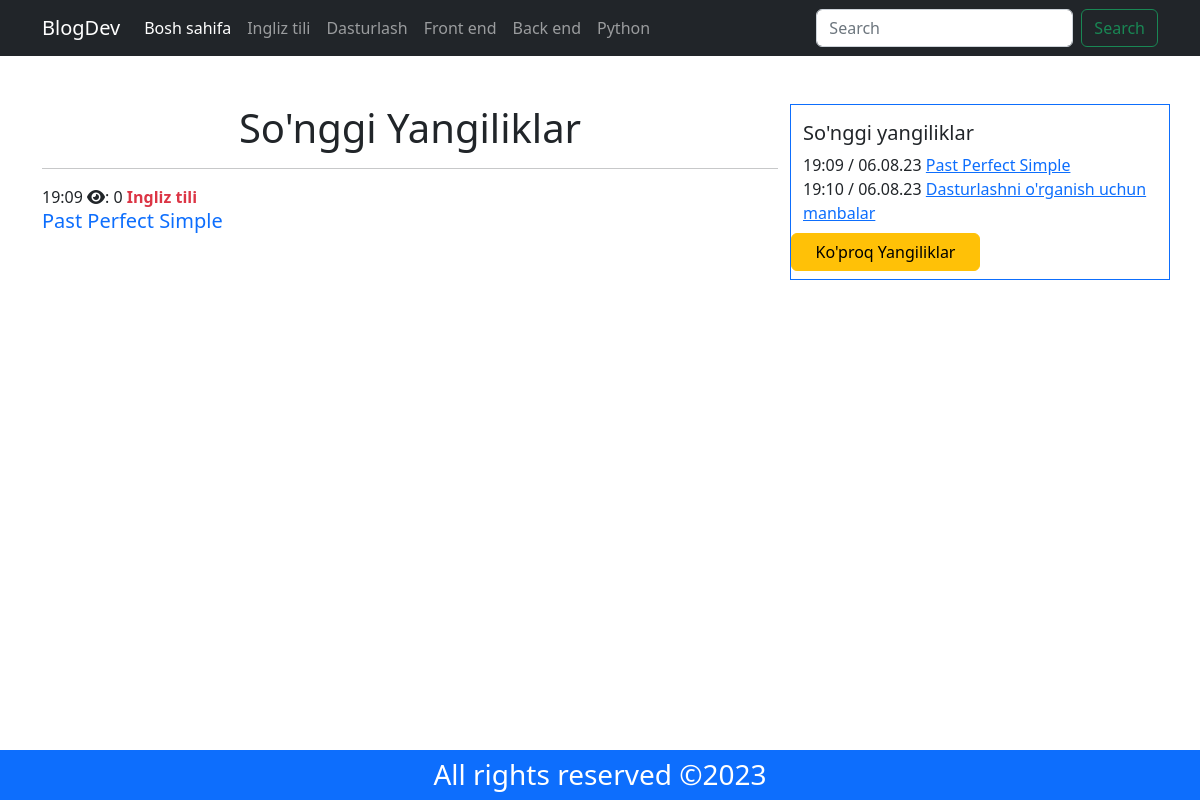
/allPost/?catId=1, run on the app's committed database.
### posts/models.py (models this page shows, shortened)
class Category(models.Model):
    name = models.CharField(max_length=255)
    slug = models.SlugField(max_length=255, unique=True)
    created_at = models.DateTimeField(auto_now_add=True)
    updated_at = models.DateTimeField(auto_now=True)
    class Meta:
        verbose_name_plural = 'Kategoriylar'
    def __str__(self):
        return self.name

class Post(models.Model):
    cat_id = models.ForeignKey(Category, on_delete=models.CASCADE)
    title = models.CharField(max_length=255)
    slug = models.SlugField(max_length=255, unique=True, null=True)
    body = RichTextUploadingField()
    post_img = models.ImageField(upload_to='posts')  # rasm yuklash
    date_added = models.DateTimeField()
    post_view = models.IntegerField()
    created_at = models.DateTimeField(auto_now_add=True)
    upload_at = models.DateTimeField(auto_now=True)
    author = models.ForeignKey(User, on_delete=models.CASCADE)
    class Meta:
        verbose_name_plural = 'Postlar'

### posts/views.py (the view)
# urls.py: path('allPost/',allPost,name='allPost-page')
def allPost(request):
    context = {}
    categories = Category.objects.all()
    interested_posts = Post.objects.all().order_by('-post_view')[0:8]
    context['interested_posts']=interested_posts
    context['navbar']=categories
    data = Post.objects.all()
    context['posts'] = data
    if 'catId' in request.GET:
        catId = request.GET['catId']
        filterData = Post.objects.filter(cat_id=catId)
        context['posts']=filterData
    return render(request, 'allPost.html', context)

### templates/allPost.html
{% extends 'base.html' %}
{% block mycontent %}
    <div class="container my-5">
        <div class="row">
        <div class="col-12 col-md-8">
            <h1 class="text-center">So'nggi Yangiliklar</h1>
            <hr>
            {% for post in posts %}
            <span>{{post.date_added | time:'H:i'}}</span>
            <span><i class="fa-solid fa-eye"></i>: {{post.post_view}} </span>
            <span class="md-2 text-danger fw-bold">{{post.cat_id}}</span>
            <a href="{% url 'post_detail-page' post.slug %}"
               class="h5 text-decoration-none d-block"
               style="cursor:pointer">{{post.title}}</a>
            {% endfor %}
        </div>
        {% include 'interested_post.html' %}
        </div>
    </div>
{% endblock %}

### templates/navbar.html (shortened to what this page needs)
<nav class="navbar navbar-expand-lg bg-dark navbar-dark">
  <div class="container">
    <a class="navbar-brand" href="{% url 'home-page' %}">BlogDev</a>
    <div class="collapse navbar-collapse" id="navbarSupportedContent">
      <ul class="navbar-nav me-auto mb-2 mb-lg-0">
        <li class="nav-item">
          <a class="nav-link active" aria-current="page"
             href="{% url 'home-page' %}">
            Bosh sahifa</a>
        </li>
        {% for nav in navbar %}
        <li class="nav-item">
          <a class="nav-link" href="{% url 'allPost-page' %}?catId={{nav.id}}">{{nav.name}}</a>
        </li>
        {% endfor %}
      </ul>
      <form class="d-flex" role="search">
        <input class="form-control me-2" type="search" placeholder="Search" aria-label="Search">
        <button class="btn btn-outline-success" type="submit">Search</button>
      </form>
    </div>
  </div>
</nav>

### templates/interested_post.html
<div class="col-12 col-md-4 border border-primary">
                <div class="row">
                            <h5 class="mt-3">So'nggi yangiliklar</h5>
                    {% for i in interested_posts%}
                    <div class="col-12">
                        <span >{{i.date_added | time:'H:i'}} /
                                    {{i.date_added | date:'d.m.y'}}</span>
                        <a href="{% url  'post_detail-page' i.slug %}" style="cursor:pointer">{{i.title}}</a>
                    </div>
                    {% endfor %}
                    <a  href="{% url 'allPost-page' %}" class="btn btn-warning w-50 my-2">Ko'proq Yangiliklar</a>
                </div>
            </div>

### data on the page
Category: name "Ingliz tili"
Category: name "Dasturlash"
Category: name "Front end"
Category: name "Back end"
Category: name "Python"
Post: date_added "19:09", post_view "0", cat_id "Ingliz tili", title "Past Perfect Simple", date_added "06.08.23"
Post: date_added "19:10", date_added "06.08.23", title "Dasturlashni o'rganish uchun manbalar"
